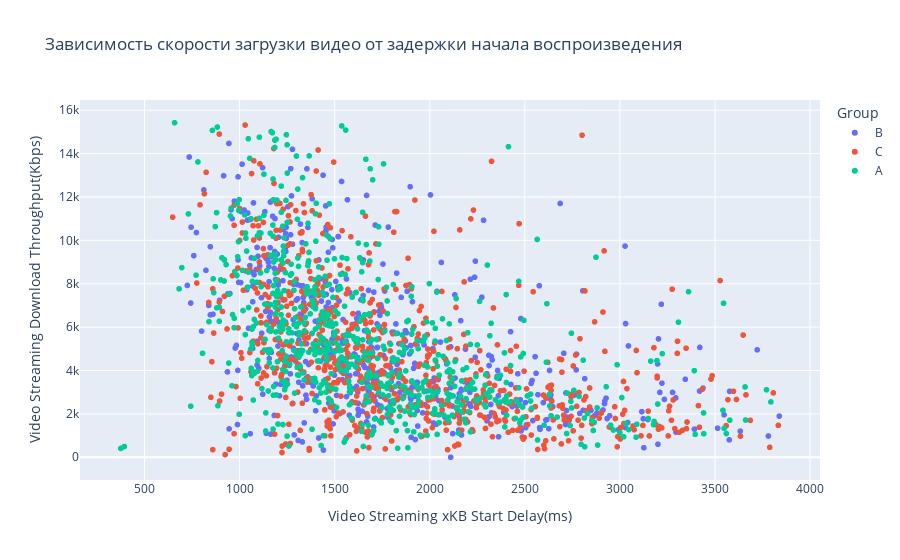

The notebook cell saved with this chart:
### Code cell
fig = px.scatter(data_Q1_Out , x = 'Video Streaming xKB Start Delay(ms)', y = 'Video Streaming Download Throughput(Kbps)',
                 color = 'Group', title='Зависимость скорости загрузки видео от задержки начала воспроизведения')
fig.show()

### Figure 1 — Plotly figure (JSON) as saved in the notebook; plotly's stock layout.template omitted (floating-point values rounded to 4 significant figures; data arrays with more than 128 entries replaced by an {"elided": "..."} marker saying what was removed)
{"data": [{"hovertemplate": "Group=B<br>Video Streaming xKB Start Delay(ms)=%{x}<br>Video Streaming Download Throughput(Kbps)=%{y}<extra></extra>", "legendgroup": "B", "marker": {"color": "#636efa", "symbol": "circle"}, "mode": "markers", "name": "B", "showlegend": true, "type": "scattergl", "x": {"elided": "547 int values"}, "xaxis": "x", "y": {"elided": "547 float values"}, "yaxis": "y"}, {"hovertemplate": "Group=C<br>Video Streaming xKB Start Delay(ms)=%{x}<br>Video Streaming Download Throughput(Kbps)=%{y}<extra></extra>", "legendgroup": "C", "marker": {"color": "#EF553B", "symbol": "circle"}, "mode": "markers", "name": "C", "showlegend": true, "type": "scattergl", "x": {"elided": "734 int values"}, "xaxis": "x", "y": {"elided": "734 float values"}, "yaxis": "y"}, {"hovertemplate": "Group=A<br>Video Streaming xKB Start Delay(ms)=%{x}<br>Video Streaming Download Throughput(Kbps)=%{y}<extra></extra>", "legendgroup": "A", "marker": {"color": "#00cc96", "symbol": "circle"}, "mode": "markers", "name": "A", "showlegend": true, "type": "scattergl", "x": {"elided": "700 int values"}, "xaxis": "x", "y": {"elided": "700 float values"}, "yaxis": "y"}], "layout": {"legend": {"title": {"text": "Group"}, "tracegroupgap": 0}, "title": {"text": "Зависимость скорости загрузки видео от задержки начала воспроизведения"}, "xaxis": {"anchor": "y", "domain": [0, 1], "title": {"text": "Video Streaming xKB Start Delay(ms)"}}, "yaxis": {"anchor": "x", "domain": [0, 1], "title": {"text": "Video Streaming Download Throughput(Kbps)"}}}}
